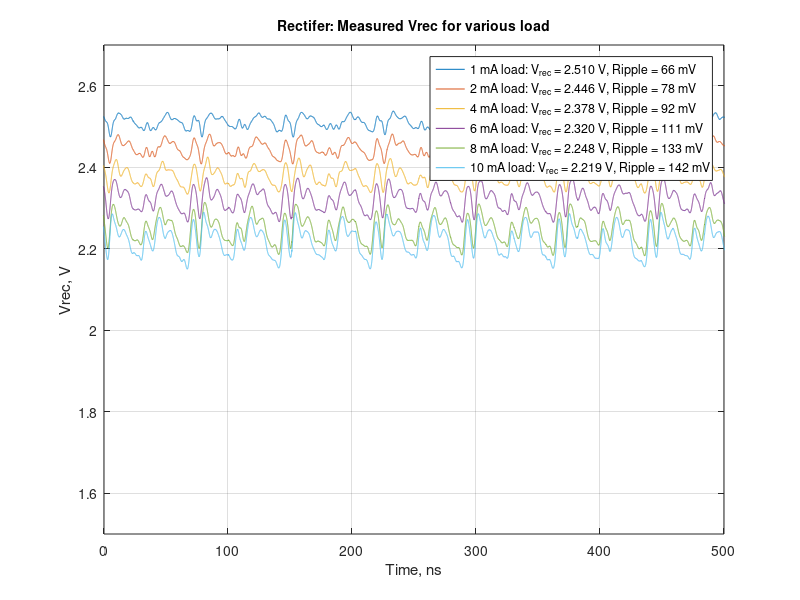

Write the MATLAB code that produced this figure. (Note: this script raises an error after producing the figure.)
%% Comparision for 10 mA measured and simulated

clear all;
vrec0 = importdata('C1vrec_0ma00000.dat');
vrec1 = importdata('C1vrec_1ma00000.dat');
vrec2 = importdata('C1vrec_2ma00000.dat');
vrec4 = importdata('C1vrec_4ma00000.dat');
vrec6 = importdata('C1vrec_6ma00000.dat');
vrec8 = importdata('C1vrec_8ma00000.dat');
vrec10 = importdata('C1vrec_10ma00000.dat');

tm = vrec0(:,1)*10^9+250; % time in ns

%% ALL LOAD PLOTS
f2 = figure(2);
plot(tm, vrec1(:,2), tm, vrec2(:,2), tm, vrec4(:,2), tm, vrec6(:,2), tm, vrec8(:,2), tm, vrec10(:,2))
grid on;
ylim([1.5, 2.7]);
xlim([0, 500]);
xlabel('Time, ns');
ylabel('Vrec, V');

lrec1 = sprintf('1 mA load: V_{rec} = %.3f V, Ripple = %.0f mV', mean(vrec1(:,2)), peak2peak(vrec1(:,2))*1000);
lrec2 = sprintf('2 mA load: V_{rec} = %.3f V, Ripple = %.0f mV', mean(vrec2(:,2)), peak2peak(vrec2(:,2))*1000);
lrec4 = sprintf('4 mA load: V_{rec} = %.3f V, Ripple = %.0f mV', mean(vrec4(:,2)), peak2peak(vrec4(:,2))*1000);
lrec6 = sprintf('6 mA load: V_{rec} = %.3f V, Ripple = %.0f mV', mean(vrec6(:,2)), peak2peak(vrec6(:,2))*1000);
lrec8 = sprintf('8 mA load: V_{rec} = %.3f V, Ripple = %.0f mV', mean(vrec8(:,2)), peak2peak(vrec8(:,2))*1000);
lrec10 = sprintf('10 mA load: V_{rec} = %.3f V, Ripple = %.0f mV', mean(vrec10(:,2)), peak2peak(vrec10(:,2))*1000);

legend(lrec1, lrec2, lrec4, lrec6, lrec8, lrec10, 'location', 'best');
title('Rectifer: Measured Vrec for various load', 'FontSize', 10);

%% 10 ma load VIN and Vout comparision
clear all;
vin2 = importdata('C4close_vin2_10ma00000.dat');
vin1 = importdata('M1close_vin1_10ma00000.dat');
vrec = importdata('C1close_vrec_10ma00000.dat');
vin = importdata('M2close_vin_10ma00000.dat');
time = vrec(:,1)*10^9+100+10.5; % time in ns

load('/uio/hume/student-u18/rikeshc/Rikesh/mast/papers/report/preliminary/data/pms_2/Vs_pex.mat');

%time_pex = (t_pex-t_pex(1))*10^9 - 54;
time_pex = (t_pex-t_pex(1))*10^9 - 75;

f1 = figure(1);
h1 = plot(time, vin1(:,2) ,'r', time, vin2(:,2) ,'b', time, vrec(:,2) ,'g'); 
hold on;
plot(time, vin(:,2), 'm'); 

%h2 = plot(time_pex, V1_pex, 'r--', time_pex, V2_pex, 'b--', time_pex, Vrec_pex ,'g--');
h2 = plot(time_pex, Vin1_pex, 'r--', time_pex, Vin2_pex, 'b--', time_pex, Vrec_pex ,'g--');
plot(time_pex,(Vin1_pex-Vin2_pex), 'm--'); 
%plot(Na, NaN,'b', time, NaN, 'b--');
hold off;
xlim([68, 159]);
%xlim([28, 115]);
ylim([-3.2, 3.2]);
lvreg_s = sprintf('Vrec: SIM, %.3f V', mean(Vrec_pex));
lvreg_m = sprintf('Vrec: MEAS, %.3f V', mean(vrec(:,2)));

xlabel('Time, ns');
ylabel('Voltage, V');
grid on;
title('Rectifier: Measured vs Simulated', 'FontSize', 10);
legend('Vin1: MEAS', 'Vin2: MEAS', lvreg_m, 'Vin: MEAS', 'Vin1: SIM', 'Vin2: SIM', lvreg_s, 'Vin: SIM' , 'location', 'best');


%% 1 ma load VIN and Vout comparision
clear all;
vin2 = importdata('C4close_vin2_1ma00000.dat');
vin1 = importdata('M1close_vin1_1ma00000.dat');
vrec = importdata('C1close_vrec_1ma00000.dat');
vin = importdata('M2close_vin_1ma00000.dat');
time = vrec(:,1)*10^9+100+7.8; % time in ns
load('pex_1ma.mat');

%time_pex = (t_pex-t_pex(1))*10^9 - 54;
time_pex = (t_pex-t_pex(1))*10^9+29.2;

f3 = figure(3);
h1 = plot(time, vin1(:,2) ,'r', time, vin2(:,2) ,'b', time, vrec(:,2) ,'g'); 
hold on;
plot(time, vin(:,2), 'm'); 

%h2 = plot(time_pex, V1_pex, 'r--', time_pex, V2_pex, 'b--', time_pex, Vrec_pex ,'g--');
h2 = plot(time_pex, Vin1_pex, 'r--', time_pex, Vin2_pex, 'b--', time_pex, Vrec_pex ,'g--');
plot(time_pex,(Vin1_pex-Vin2_pex), 'm--'); 
%plot(Na, NaN,'b', time, NaN, 'b--');
hold off;
xlim([68, 159]);
ylim([-3.1, 3.1]);
lvreg_s = sprintf('Vrec: SIM, %.3f V', mean(Vrec_pex));
lvreg_m = sprintf('Vrec: MEAS, %.3f V', mean(vrec(:,2)));

xlabel('Time, ns');
ylabel('Voltage, V');
grid on;
title('Rectifier: Measured vs Simulated', 'FontSize', 10);
legend('Vin1: MEAS', 'Vin2: MEAS', lvreg_m, 'Vin: MEAS', 'Vin1: SIM', 'Vin2: SIM', lvreg_s, 'Vin: SIM' , 'location', 'best');

%% save plot 10 ma load
set(f1,'Units','Inches');
pos = get(f1,'Position');
set(f1,'PaperPositionMode','Auto','PaperUnits','Inches','PaperSize',[pos(3), pos(4)]);
print(f1, 'rect_10ma.pdf', '-dpdf');
movefile('rect_10ma.pdf','../../../img/meas/rect_10ma.pdf');

%% save plot 1 ma load
set(f3,'Units','Inches');
pos = get(f3,'Position');
set(f3,'PaperPositionMode','Auto','PaperUnits','Inches','PaperSize',[pos(3), pos(4)]);
print(f3, 'rect_1ma.pdf', '-dpdf');
movefile('rect_1ma.pdf','../../../img/meas/rect_1ma.pdf');


%% save plot
set(f2,'Units','Inches');
pos = get(f2,'Position');
set(f2,'PaperPositionMode','Auto','PaperUnits','Inches','PaperSize',[pos(3), pos(4)]);
print(f2, 'rect_load_sweep.pdf', '-dpdf');
movefile('rect_load_sweep.pdf','../../../img/meas/rect_load_sweep.pdf');

